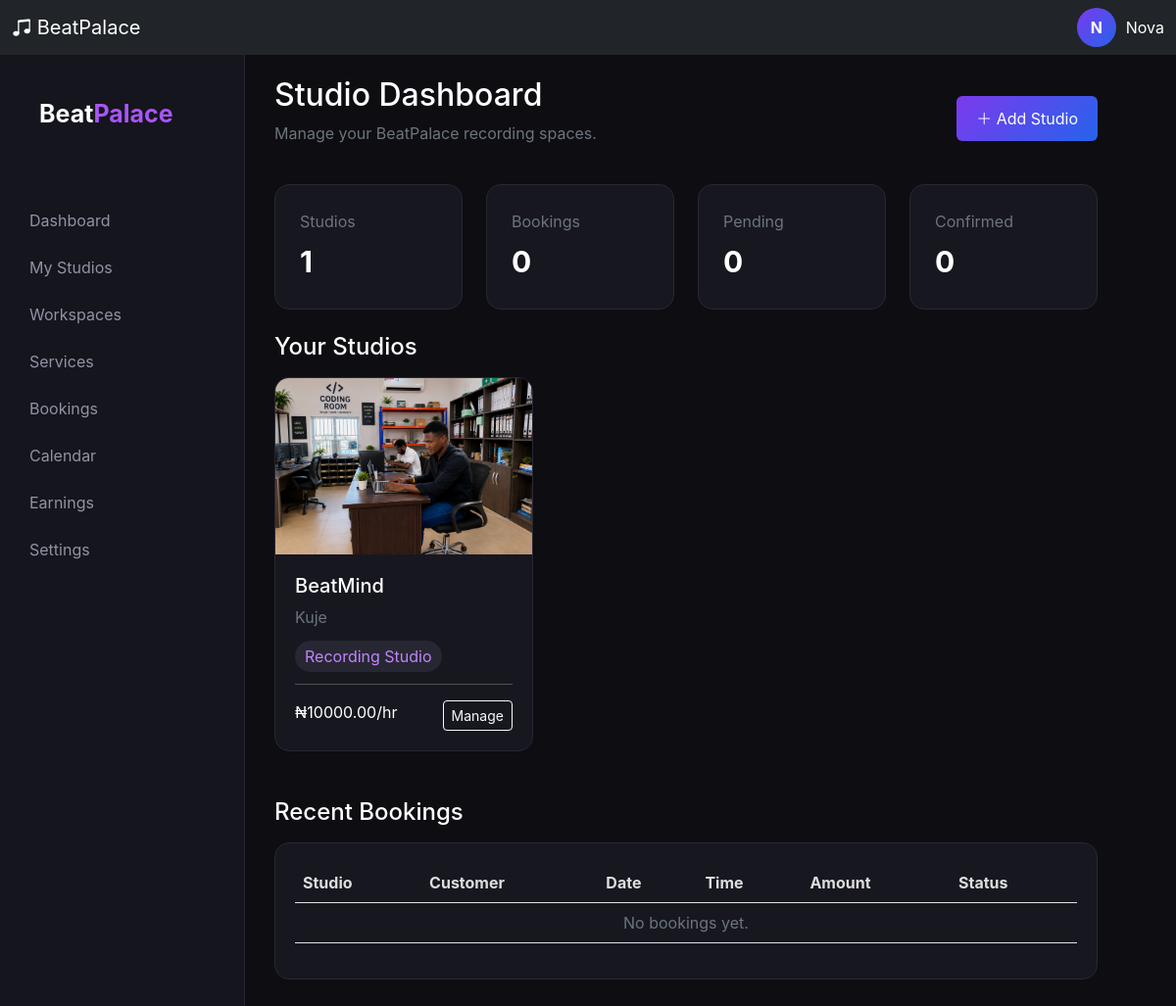
The app's page /studio/owner/ (signed in), older data.
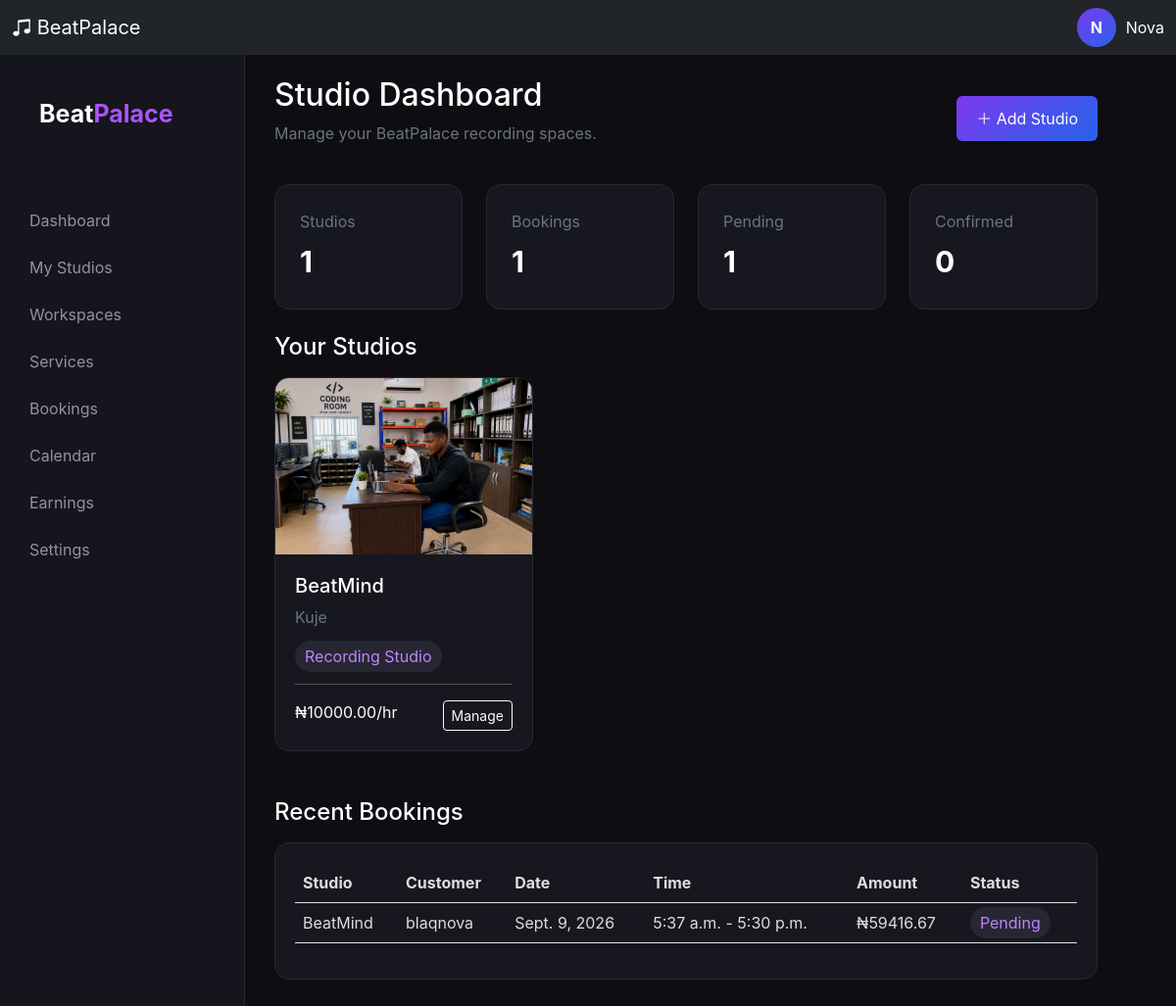
The same page, newer data.
### studio/models.py (models this page shows, shortened)
class Studio(models.Model):
    STUDIO_TYPES = [
        ("recording", "Recording Studio"),
        ("mixing", "Mixing Room"),
        ("production", "Production Room"),
        ("rehearsal", "Rehearsal Room"),
        ("podcast", "Podcast / Video Studio"),
        ("content", "Content Creation Space"),
    ]
    STATE = [
        ("Abia",     "Abia"),
        ("Adamawa",     "Adamawa"),
        ("Akwa Ibom",     "Akwa Ibom"),
        ("Anambra",     "Anambra"),
        ("Bauchi",     "Bauchi"),
        ("Bayelsa",     "Bayelsa"),
        ("Benue",     "Benue"),
        ("Borno",     "Borno"),
        ("Cross River",     "Cross River"),
        ("Delta",     "Delta"),
        ("Ebonyi",     "Ebonyi"),
        ("Edo",     "Edo"),
        ("Ekiti",     "Ekiti"),
        ("Enugu",     "Enugu"),
        ("FCT - Abuja",     "FCT - Abuja"),
        ("Gombe",     "Gombe"),
        ("Imo",     "Imo"),
        ("Jigawa",     "Jigawa"),
        ("Kaduna",     "Kaduna"),
        ("Kano",     "Kano"),
        ("Katsina",     "Katsina"),
        ("Kebbi",     "Kebbi"),
        ("Kogi",     "Kogi"),
        ("Kwara",     "Kwara"),
        ("Lagos",     "Lagos"),
        ("Nasarawa",     "Nasarawa"),
        ("Niger",     "Niger"),
        ("Ogun",     "Ogun"),
        ("Ondo",     "Ondo"),
        ("Osun",     "Osun"),
        ("Oyo",     "Oyo"),
        ("Plateau",     "Plateau"),
        ("Rivers",     "Rivers"),
        ("Sokoto",     "Sokoto"),
        ("Taraba",     "Taraba"),
        ("Yobe",     "Yobe"),
        ("Zamfara",     "Zamfara"),
    ]
    owner = models.ForeignKey(
        settings.AUTH_USER_MODEL,
        on_delete=models.CASCADE,
        related_name="owned_studios",
    )
    name = models.CharField(max_length=200)
    studio_type = models.CharField(
        max_length=30,
        choices=STUDIO_TYPES,
        default="recording",
    )
    description = models.TextField()
    address = models.CharField(
        max_length=255,
    )
    city = models.CharField(
        max_length=100,
    )
    state = models.CharField(
        max_length=100,
        blank=True,
        choices=STATE,
    )
    country = models.CharField(
        max_length=100,
        default="Nigeria",
    )
    phone = models.CharField(
        max_length=30,
        blank=True,
    )
    email = models.EmailField(
        blank=True,
    )
    hourly_rate = models.DecimalField(
        max_digits=12,
        decimal_places=2,
        validators=[MinValueValidator(Decimal("0"))],
    )
    daily_rate = models.DecimalField(
        max_digits=12,
        decimal_places=2,
        null=True,
        blank=True,
        validators=[MinValueValidator(Decimal("0"))],
    )
    capacity = models.PositiveIntegerField(
        default=5,
    )
    equipment = models.TextField(
        blank=True,
        help_text="List studio equipment and instruments.",
    )
    amenities = models.TextField(
        blank=True,
    )
    rules = models.TextField(
        blank=True,
    )
    cover_image = models.ImageField(
        upload_to="studios/covers/",
        blank=True,
        null=True,
    )
    is_active = models.BooleanField(
        default=True,
    )
    created_at = models.DateTimeField(
        auto_now_add=True,
    )
    updated_at = models.DateTimeField(
        auto_now=True,
    )
    class Meta:
        ordering = ["-created_at"]

class StudioBooking(models.Model):
    STATUS_CHOICES = [
        ("pending", "Pending"),
        ("confirmed", "Confirmed"),
        ("in_session", "In Session"),
        ("completed", "Completed"),
        ("cancelled", "Cancelled"),
        ("rejected", "Rejected"),
    ]
    BOOKING_TYPES = [
        ("hourly", "Hourly"),
        ("daily", "Daily"),
    ]
    customer = models.ForeignKey(
        settings.AUTH_USER_MODEL,
        on_delete=models.CASCADE,
        related_name="studio_bookings",
    )
    studio = models.ForeignKey(
        Studio,
        on_delete=models.PROTECT,
        related_name="bookings",
    )
    workspace = models.ForeignKey(
        Workspace,
        on_delete=models.PROTECT,
        related_name="bookings",
        null=True,
        blank=True,
    )
    booking_type = models.CharField(
        max_length=20,
        choices=BOOKING_TYPES,
        default="hourly",
    )
    booking_date = models.DateField()
    start_time = models.TimeField()
    end_time = models.TimeField()
    number_of_people = models.PositiveIntegerField(
        default=1,
    )
    notes = models.TextField(
        blank=True,
    )
    subtotal = models.DecimalField(
        max_digits=12,
        decimal_places=2,
        default=0,
    )
    service_fee = models.DecimalField(
        max_digits=12,
        decimal_places=2,
        default=0,
    )
    total_amount = models.DecimalField(
        max_digits=12,
        decimal_places=2,
        default=0,
    )
    status = models.CharField(
        max_length=20,
        choices=STATUS_CHOICES,
        default="pending",
    )
    created_at = models.DateTimeField(
        auto_now_add=True,
    )
    updated_at = models.DateTimeField(
        auto_now=True,
    )
    class Meta:
        ordering = ["-booking_date", "-start_time"]

### accounts/models.py (models this page shows)
class User(AbstractUser):
    ROLE_CHOICES = (
        ("producer", "Producer"),
        ("artist", "Artist"),
    )
    email = models.EmailField(unique=True)
    role = models.CharField(
        max_length=20,
        choices=ROLE_CHOICES
    )
    avatar = models.ImageField(
        upload_to="avatars/",
        blank=True,
        null=True
    )
    verified = models.BooleanField(default=False)
    created_at = models.DateTimeField(auto_now_add=True)
    def __str__(self):
        return self.username

### studio/views.py (the view)
@producer_required
def owner_dashboard(request):
    studios = Studio.objects.filter(
        owner=request.user
    )
    bookings = StudioBooking.objects.filter(
        studio__owner=request.user
    ).select_related(
        "studio",
        "workspace",
        "customer",
    )
    context = {
        "studios": studios,
        "bookings": bookings[:10],
        "total_studios": studios.count(),
        "total_bookings": bookings.count(),
        "pending_bookings": bookings.filter(
            status="pending"
        ).count(),
        "confirmed_bookings": bookings.filter(
            status="confirmed"
        ).count(),
    }
    return render(
        request,
        "studio/owner_dashboard.html",
        context,
    )

### studio/views.py (called while the page is built)
def producer_required(view_func):
    @wraps(view_func)
    @login_required
    def wrapper(request, *args, **kwargs):
        if request.user.is_superuser:
            return view_func(request, *args, **kwargs)
        if getattr(request.user, "role", None) != "producer":
            raise PermissionDenied(
                "Only producers can manage studios."
            )
        return view_func(request, *args, **kwargs)
    return wrapper

### templates/studio/owner_dashboard.html (shortened to what the changed rows need)
{% extends "base.html" %}
{% block content %}
</head>
<body>
<div class="container-fluid pt-5">
    <div class="row">
        <div class="col-md-9 col-lg-9 main">
            <div class="d-flex justify-content-between
                        align-items-center mb-4">
                <div>
                    <h2>Studio Dashboard</h2>
                </div>
            </div>
            <div class="row g-4 mb-4">
                <div class="col-md-3">
                    <div class="stat-card">
                        <div class="text-secondary">
                            Bookings
                        </div>
                        <div class="stat-number">
                            {{ total_bookings }}
                        </div>
                    </div>
                </div>
                <div class="col-md-3">
                    <div class="stat-card">
                        <div class="text-secondary">
                            Pending
                        </div>
                        <div class="stat-number">
                            {{ pending_bookings }}
                        </div>
                    </div>
                </div>
            </div>
            <div class="row g-4 mb-5">
                {% for studio in studios %}
                <div class="col-md-6 col-lg-4">
                    <div class="studio-card">
                        {% if studio.cover_image %}
                        <img
                            src="{{ studio.cover_image.url }}"
                            class="studio-image"
                        >
                        {% endif %}
                        <div class="studio-content">
                            <h5>
                                {{ studio.name }}
                            </h5>
                            <p class="text-secondary">
                                {{ studio.city }}
                            </p>
                            <span class="badge-status">
                                {{ studio.get_studio_type_display }}
                            </span>
                            <hr>
                            <div class="d-flex
                                        justify-content-between">
                                <span>
                                    ₦{{ studio.hourly_rate }}/hr
                                </span>
                                <a
                                    href="{% url 'studio:studio_owner_detail' studio.id %}"
                                    class="btn btn-sm btn-outline-light"
                                >
                                    Manage
                                </a>
                            </div>
                        </div>
                    </div>
                </div>
                {% endfor %}
            </div>
            <div class="table-box">
                <div class="table-responsive">
                    <table class="table align-middle">
                        <thead>
                            <tr>
                                <th>Studio</th>
                                <th>Customer</th>
                                <th>Date</th>
                                <th>Time</th>
                                <th>Amount</th>
                                <th>Status</th>
                            </tr>
                        </thead>
                        <tbody>
                        {% for booking in bookings %}
                            <tr>
                                <td>
                                    {{ booking.studio.name }}
                                </td>
                                <td>
                                    {{ booking.customer }}
                                </td>
                                <td>
                                    {{ booking.booking_date }}
                                </td>
                                <td>
                                    {{ booking.start_time }}
                                    -
                                    {{ booking.end_time }}
                                </td>
                                <td>
                                    ₦{{ booking.total_amount }}
                                </td>
                                <td>
                                    <span class="badge-status">
                                        {{ booking.get_status_display }}
                                    </span>
                                </td>
                            </tr>
                        {% empty %}
                            <tr>
                                <td colspan="6"
                                    class="text-center text-secondary">
                                    No bookings yet.
                                </td>
                            </tr>
                        {% endfor %}
                        </tbody>
                    </table>
                </div>
            </div>
        </div>
    </div>
</div>
{% endblock %}

Row changes from the older to the newer data that the page shows:
added StudioBooking: studio.name "BeatMind", customer "blaqnova", booking_date "Sept. 9, 2026", start_time "5:37 a.m.", end_time "5:30 p.m.", total_amount "59416.67", status "Pending"
Text that changed along with them:
{{ total_bookings }}: "0" → "1"
{{ pending_bookings }}: "0" → "1"
text no longer shown: "No bookings yet."
